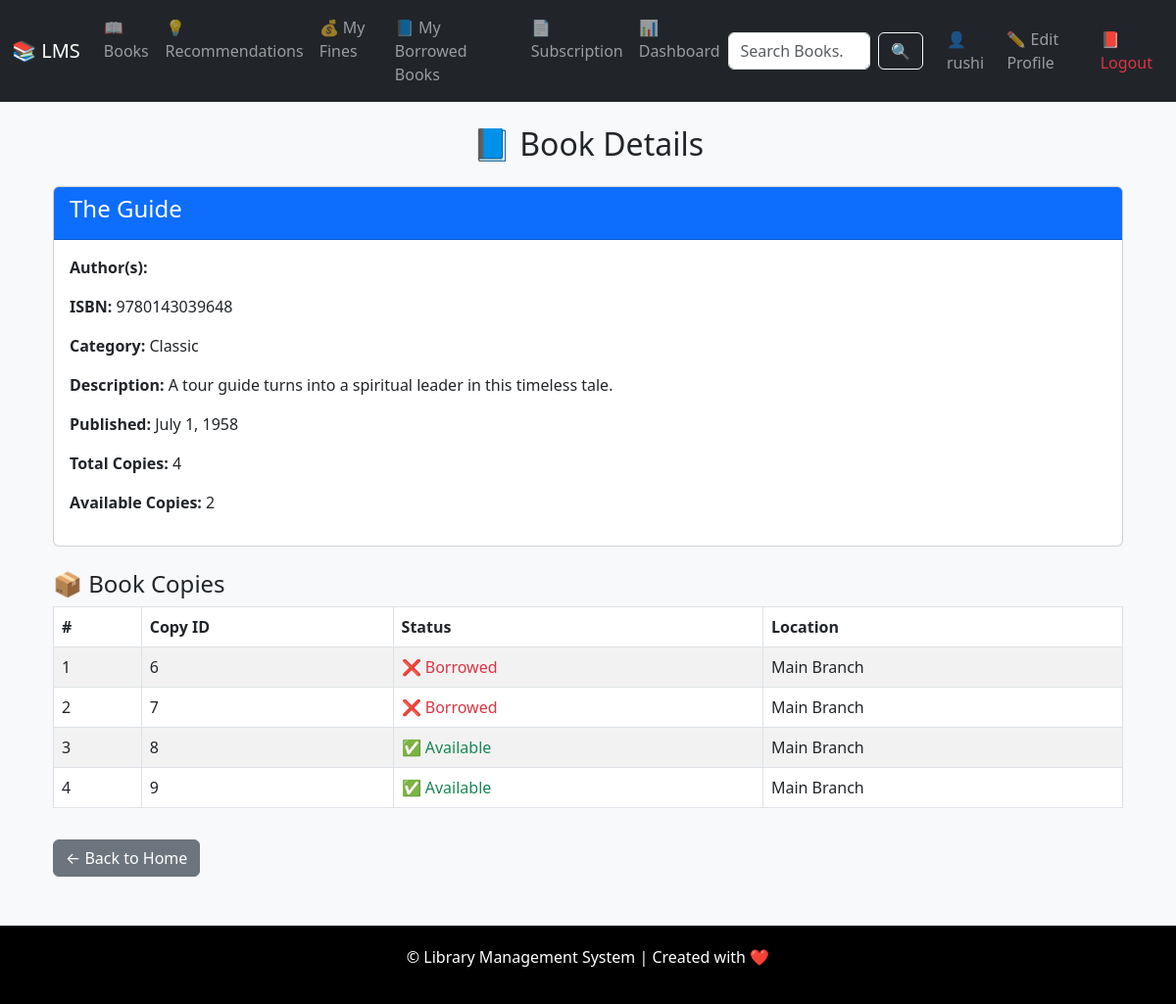
The app's page /books/book/3/detail/ (signed in) with its own data.
### books/models.py (models this page shows, shortened)
class Book(models.Model):
    title = models.CharField(max_length=200)  # पुस्तकाचं नाव
    authors = models.ManyToManyField(Author)  # लेखकांची यादी
    isbn = models.CharField(max_length=13, unique=True)  # Unique ISBN
    category = models.ForeignKey(Category, on_delete=models.SET_NULL, null=True)
    description = models.TextField()  # पुस्तकाची माहिती
    published_date = models.DateField()  # प्रकाशन तारीख
    recommended = models.BooleanField(default=False)  # शिफारसीत पुस्तक?
    allowed_in_plans = models.ManyToManyField(SubscriptionPlan, blank=True)  # कोणत्या योजना या पुस्तकाला परवानगी देतात

class Category(models.Model):
    name = models.CharField(max_length=100, unique=True)  # Category name
    location = models.CharField(max_length=100)  # Library rack/section

class BookCopy(models.Model):
    STATUS_CHOICES = [
        ('available', 'Available'),
        ('borrowed', 'Borrowed'),
        ('lost', 'Lost'),
        ('damaged', 'Damaged'),
    ]
    book = models.ForeignKey(Book, on_delete=models.CASCADE)  # पुस्तक संदर्भ
    status = models.CharField(max_length=10, choices=STATUS_CHOICES, default='available')  # स्टेटस
    copy_id = models.CharField(max_length=30, unique=True, default='default_copy')  # ✅ Unique ID for each copy
    library_location = models.CharField(max_length=100, default='Main Branch')  # कोणत्या शाखेत आहे?

### books/views.py (the view)
# urls.py: path('book/<int:book_id>/detail/', BookDetailView.as_view(), name='book_detail'),  # ✅ Corrected
class BookDetailView(LoginRequiredMixin, View):
    def get(self, request, book_id):
        book = get_object_or_404(Book, id=book_id)
        copies = BookCopy.objects.filter(book=book)
        available_copies = copies.filter(status='available').count()
        return render(request, 'books/book_detail.html', {
            'book': book,
            'copies': copies,
            'available_copies': available_copies
        })

### templates/books/book_detail.html (shortened to what this page needs)
{% extends 'base.html' %}
{% load static %}
{% block content %}
<div class="container mt-4">
    <h2 class="mb-4 text-center">📘 Book Details</h2>
    <div class="card mb-4">
        <div class="card-header bg-primary text-white">
            <h4>{{ book.title }}</h4>
        </div>
        <div class="card-body">
            <p><strong>Author(s):</strong> {{ book.get_authors }}</p>
            <p><strong>ISBN:</strong> {{ book.isbn }}</p>
            <p><strong>Category:</strong> {{ book.category.name }}</p>
            <p><strong>Description:</strong> {{ book.description }}</p>
            <p><strong>Published:</strong> {{ book.published_date }}</p>
            <p><strong>Total Copies:</strong> {{ copies.count }}</p>
            <p><strong>Available Copies:</strong> {{ available_copies }}</p>
        </div>
    </div>
    <h4>📦 Book Copies</h4>
    {% if copies %}
    <table class="table table-bordered table-striped">
        <thead class="thead-dark">
            <tr>
                <th>#</th>
                <th>Copy ID</th>
                <th>Status</th>
                <th>Location</th>
            </tr>
        </thead>
        <tbody>
            {% for copy in copies %}
            <tr>
                <td>{{ forloop.counter }}</td>
                <td>{{ copy.id }}</td>
                <td>
                    {% if copy.status == 'available' %}
                        <span class="text-success">✅ Available</span>
                    {% else %}
                        <span class="text-danger">❌ Borrowed</span>
                    {% endif %}
                </td>
                <td>{{ copy.library_location }}</td>
            </tr>
            {% endfor %}
        </tbody>
    </table>
    {% else %}
        <p>this book copy is not available.</p>
    {% endif %}
    <a href="{% url 'books:book_list' %}" class="btn btn-secondary mt-3">← Back to Home</a>
</div>
{% endblock %}

### templates/base.html (shortened to what this page needs)
<!DOCTYPE html>
<html>
<head>
  <link href="https://cdn.jsdelivr.net/npm/bootstrap@5.3.0/dist/css/bootstrap.min.css" rel="stylesheet">
</head>
<body>
<nav class="navbar navbar-expand-lg navbar-dark bg-dark">
  <div class="container-fluid">
    <a class="navbar-brand" href="/">📚 LMS</a>
    <div class="collapse navbar-collapse" id="navbarNav">
      <ul class="navbar-nav me-auto mb-2 mb-lg-0">
        <li class="nav-item"><a class="nav-link" href="{% url 'books:book_list' %}">📖 Books</a></li>
        <li class="nav-item"><a class="nav-link" href="{% url 'books:book_recommendation' %}">💡 Recommendations</a></li>
        <li class="nav-item"><a class="nav-link" href="{% url 'books:my_fines' %}">💰 My Fines</a></li>
        <li class="nav-item"><a class="nav-link" href="{% url 'books:my_borrowed_books' %}">📘 My Borrowed Books</a></li>
        <li class="nav-item"><a class="nav-link" href="{% url 'subscription:select_plan' %}">📄 Subscription</a></li>
        {% if user.is_authenticated %}
          <li class="nav-item"><a class="nav-link" href="{% url 'books:user_dashboard' %}">📊 Dashboard</a></li>
        {% endif %}
      </ul>
      <form class="d-flex search-form" role="search" method="get" action="{% url 'books:search_books' %}">
        <input class="form-control me-2" type="search" name="q" placeholder="Search Books..." aria-label="Search">
        <button class="btn btn-outline-light" type="submit">🔍</button>
      </form>
      <ul class="navbar-nav ms-3">
        {% if user.is_authenticated %}
          <li class="nav-item">
            <a class="nav-link" href="{% url 'iam:profile' %}">👤 {{ user.username }}</a>
          </li>
          <li class="nav-item">
            <a class="nav-link" href="{% url 'iam:edit_profile' %}">✏️ Edit Profile</a>
          </li>
          <li class="nav-item">
            <a class="nav-link text-danger" href="{% url 'iam:logout' %}">📕 Logout</a>
          </li>
        {% endif %}
      </ul>
    </div>
  </div>
</nav>
<div class="container my-4">
  {% block content %}{% endblock %}
</div>
<footer>
  <p>&copy; {{ now|date:"Y" }} Library Management System | Created with ❤️</p>
</footer>
</body>
</html>

### templates/base.html (style rules this page uses)
body { background-color: #f8f9fa; }
footer { margin-top: 50px; padding: 20px 0; background-color:black; color: white; text-align: center; }
.search-form input { max-width: 200px; }

### records on screen
Book: title "The Guide", isbn "9780143039648", category.name "Classic", description "A tour guide turns into a spiritual leader in this timeless tale.", published_date "July 1, 1958"
BookCopy: id "6", status "❌ Borrowed", library_location "Main Branch"
BookCopy: id "7", status "❌ Borrowed", library_location "Main Branch"
BookCopy: id "8", status "✅ Available", library_location "Main Branch"
BookCopy: id "9", status "✅ Available", library_location "Main Branch"

### other values on screen
{{ user.username }} "rushi"
{{ copies.count }} "4"
{{ available_copies }} "2"
